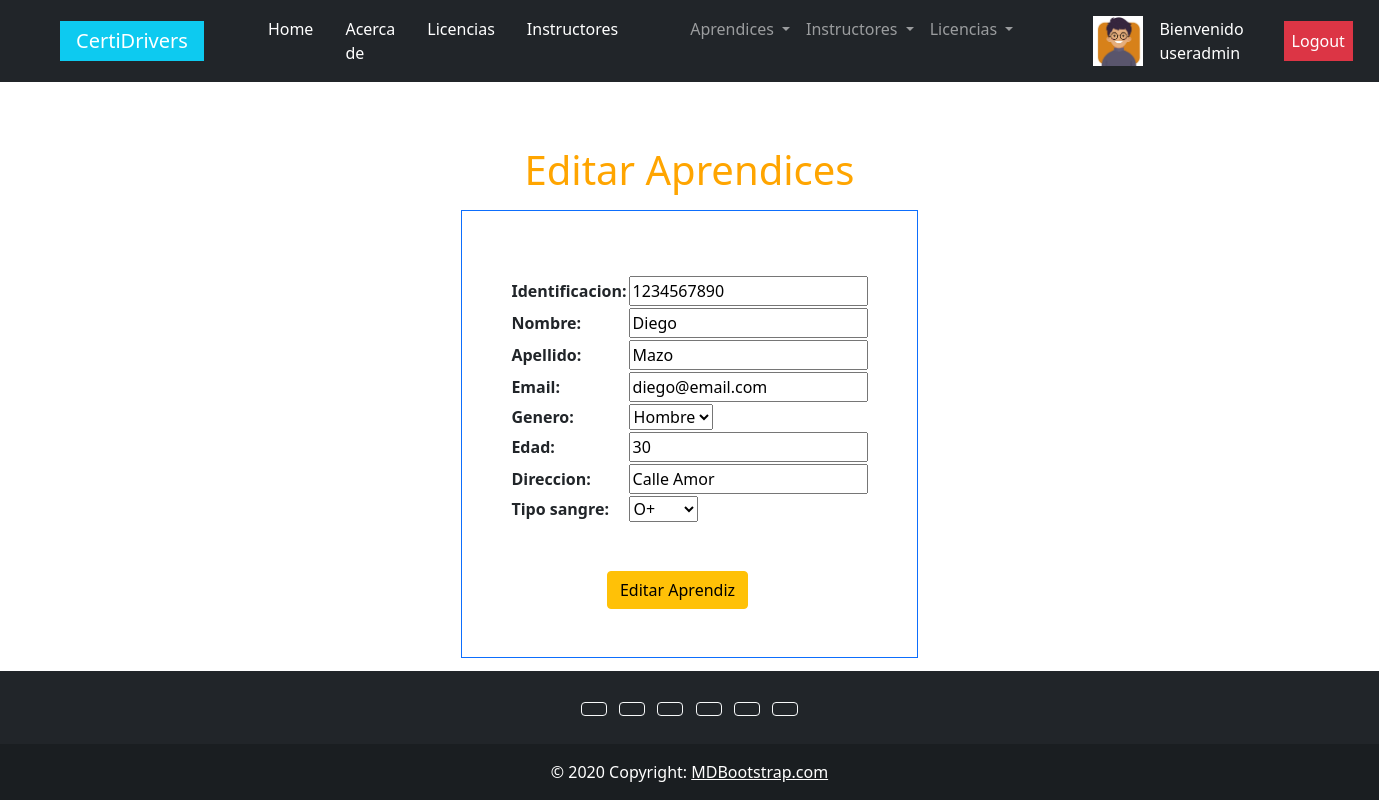
The page /aprendices/update_aprendices/1/ (signed in) on the database its author committed.
### users/models.py (models this page shows)
class UserProfile(models.Model):
    user = models.OneToOneField(User, on_delete=models.CASCADE, related_name='profile')
    phone = models.CharField(max_length=25, null=True, blank=True)
    birth_date = models.DateField(null=True, blank=True)
    profile_picture = models.ImageField(upload_to='profile_images', null=True, blank=True)

### aprendices/models.py (models this page shows, shortened)
class Aprendiz(models.Model):
    blood_choices = (
        ('A+','A+'),
        ('A-','A-'),
        ('B+','B+'),
        ('B-','B-'),
        ('AB+','AB+'),
        ('AB-','AB-'),
        ('O+','O+'),
        ('O-','O-')
    )
    sex_choices = (
        ('Hombre','Hombre'),
        ('Mujer','Mujer')
    )
    identificacion = models.CharField(max_length=10, unique=True, default=None)
    nombre = models.CharField(max_length=50)
    apellido = models.CharField(max_length=50)
    email = models.EmailField(max_length=100)
    genero = models.CharField(choices=sex_choices, max_length=10)
    edad = models.IntegerField()
    direccion = models.CharField(max_length=100)
    tipo_sangre = models.CharField(choices=blood_choices, max_length=3)
    is_active = models.BooleanField(default=True)
    class Meta:
        verbose_name ='Aprendiz'
        verbose_name_plural = "Aprendices"

### aprendices/views.py (the view)
# urls.py: path('update_aprendices/<int:pk>/', AprndizUpdateView.as_view(), name='update_aprendices'),
class AprndizUpdateView(LoginRequiredMixin, UserPassesTestMixin, UpdateView):
    model = Aprendiz
    template_name = 'aprendices/update_aprendices.html'
    fields = ('identificacion','nombre', 'apellido','email','genero','edad','direccion','tipo_sangre')
    success_url = '/aprendices/list_aprendices'
    def test_func(self):
        return self.request.user.is_superuser

### templates/aprendices/update_aprendices.html (shortened to what this page needs)
{% extends "base.html" %}
{% block contenido %}
    {% if form %}
        <div class="mt-5 mx-5 d-flex flex-column align-items-center">
            <h1 class="my-3" style="color: orange;">Editar Aprendices</h1>
            <form class="border border-primary p-5" action="" method="POST">
                <table class="mt-3">
                    {{form.as_table}}
                </table>
                <div class="container-fluid h-100">
                    <div class="row w-100 align-items-center">
                        <div class="col text-center">
                            <button type="submit" class="btn btn-warning mt-5">Editar Aprendiz</button>
                        </div>
                    </div>
                </div>
            </form>
        </div>
    {% endif %}
{% endblock %}

### templates/base.html (shortened to what this page needs)
<!DOCTYPE html>
<html lang="en">
<head>
  <link href="https://cdn.jsdelivr.net/npm/bootstrap@5.0.2/dist/css/bootstrap.min.css" rel="stylesheet">
</head>
<body>
  <header>
    <nav class="navbar navbar-expand-lg navbar-dark bg-dark sticky-top">
      <div class="container-fluid">
        <a class="navbar-brand bg-info mx-5 px-3" href="/">CertiDrivers</a>
        <div class="collapse navbar-collapse" id="navbarNav">
          <ul class="navbar-nav">
            <li class="nav-item mx-2">
              <a class="nav-link active" aria-current="page" href="/">Home</a>
            </li>
            <li class="nav-item mx-2">
              <a class="nav-link active" aria-current="page" href="/about/">Acerca de</a>
            </li>
            {% if request.user.is_authenticated %}
              <li class="nav-item mx-2">
                <a class="nav-link active" aria-current="page" href="/licencias/">Licencias</a>
              </li>
              <li class="nav-item mx-2">
                <a class="nav-link active" aria-current="page" href="/instructores/display_instructores/">Instructores</a>
              </li>
              {% if request.user.is_superuser %}
                <li class="nav-item dropdown ms-5">
                  <a class="nav-link dropdown-toggle" href="#" id="navbarDropdown" role="button" data-bs-toggle="dropdown" aria-expanded="false">
                    Aprendices
                  </a>
                </li>
                <li class="nav-item dropdown">
                  <a class="nav-link dropdown-toggle" href="#" id="navbarDropdown" role="button" data-bs-toggle="dropdown" aria-expanded="false">
                    Instructores
                  </a>
                </li>
                <li class="nav-item dropdown">
                  <a class="nav-link dropdown-toggle" href="#" id="navbarDropdown" role="button" data-bs-toggle="dropdown" aria-expanded="false">
                    Licencias
                  </a>
                </li>
              {% endif %}
            {% endif %}
          </ul>
        </div>
        <div class="mx-5">
          <ul class="navbar-nav me-auto mb-2 mb-lg-0 d-flex align-items-center">
            {% if request.user.is_authenticated %}
              <li class="nav-item mx-3">
                <a class="nav-link active d-flex align-items-center" aria-current="page" href="/users/update/profile/">
                  {% if request.user.profile.profile_picture.url != '' %}
                    <img src="{{request.user.profile.profile_picture.url}}" alt="profile-picture" width="50px" height="50px">
                  {% endif %}
                  <div class="ms-3">Bienvenido {{request.user}}</div>
                </a>
              </li>
              <li class="nav-item mx-3">
                <a class="nav-link active bg-danger" aria-current="page" href="/users/logout/">Logout</a>
              </li>
            {% endif %}
          </ul>
        </div>
      </div>
    </nav>
  </header>
    <main>
        {% block contenido %}
        {% endblock %}
    </main>
    <footer>
        <footer class="bg-dark text-center text-white fixed-bottom">
            <div class="container p-4 pb-0">
              <section class="mb-4">
                <a class="btn btn-outline-light btn-floating m-1" href="#!" role="button"
                  ></a>
                <a class="btn btn-outline-light btn-floating m-1" href="#!" role="button"
                  ></a>
                <a class="btn btn-outline-light btn-floating m-1" href="#!" role="button"
                  ></a>
                <a class="btn btn-outline-light btn-floating m-1" href="#!" role="button"
                  ></a>
                <a class="btn btn-outline-light btn-floating m-1" href="#!" role="button"
                  ></a>
                <a class="btn btn-outline-light btn-floating m-1" href="#!" role="button"
                  ></a>
              </section>
            </div>
            <div class="text-center p-3" style="background-color: rgba(0, 0, 0, 0.2);">
              © 2020 Copyright:
              <a class="text-white" href="https://mdbootstrap.com/">MDBootstrap.com</a>
            </div>
          </footer>
    </footer>
</body>
</html>

### rows shown on the page
Aprendiz: identificacion "1234567890", nombre "Diego", apellido "Mazo", email "diego@email.com", genero "Hombre", edad "30", direccion "Calle Amor", tipo_sangre "O+"

### other values the page prints
{{ request.user }} "useradmin"
